Frame 1 (no input): blank canvas, image omitted
Frame 60 (no input): blank canvas, image omitted
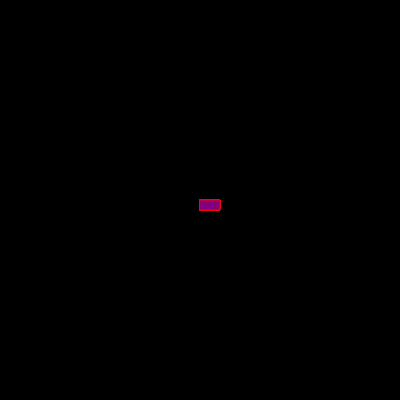
Frame 120 (the mouse pressed at the canvas centre since frame 60)

The p5.js sketch whose frames 1 and 60 were blank and that drew this single picture after the mouse press (run headless with seeded random() and noise() and a simulated clock; from frame 60 on, the mouse is pressed at the canvas centre):

// p5.js sketch
// ── sketch.js
function setup() {
  createCanvas(400, 400);
  background("black");
}

function draw() {
  fill("purple");
  stroke("red");
  
  if(mouseIsPressed)
  rect(mouseX,mouseY,20,10);
}

// ── style.css
html, body {
  margin: 0;
  padding: 0;
}
canvas {
  display: block;
}style.css
